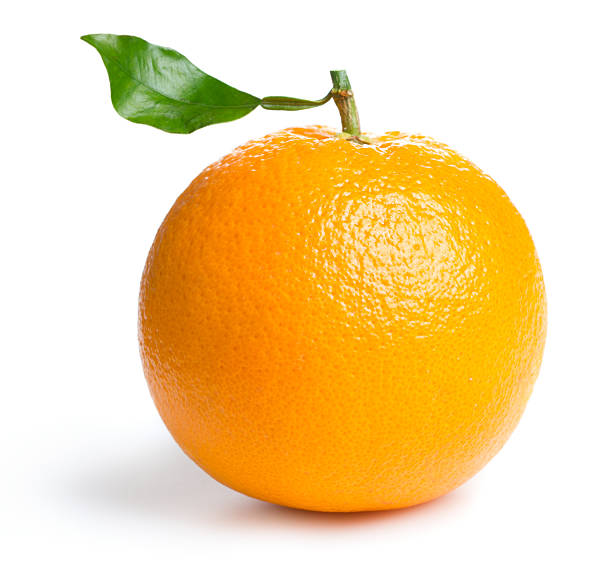
#> input picture Image processing assignments/Assignments - 04/orange-1.jpg, 612 x 563 px
$ jupyter execute Masking.ipynb
#> lines starting #> are read from the running program, lines starting #| are printed output that depends on the picture; after the words box and inside, x2 and y2 are one past the last pixel; in counts of white or black regions, pixels touching at a corner belong together
# HW (mandatory)
1.HW-1: separate the orange from given image (single color)

2.HW-2: why the the black and white mask shows color when plotted?

3.HW-3: build mask(circle) and apply on the given image so that only the orange will be shown.

# Bonus (recommended)

1.Bonus-1: separate the orange with leaf from given image (multi-color)

2.Bonus-2: build mask and apply on the image (use thresholding)

# HW-1: separate the orange from given image (single color)

[cell 1]
# detecting single color
import cv2 as cv
import numpy as np
import matplotlib.pyplot as plt

# Load the input image
input_image_path = 'orange-1.jpg'  # Replace with your image path
image = cv.imread(input_image_path)
#> image is the input picture: shape (563, 612, 3); mean B, G, R 160.9, 215, 244.7

# Convert BGR to HSV
hsv = cv.cvtColor(image, cv.COLOR_BGR2HSV)
#> hsv: shape (563, 612, 3); mean H, S, V 15.4, 91.5, 246.2

# Define range of blue color in HSV
lower_yellow = np.array([15, 100, 100])  # Lower bound for yellow = Hue(20), Saturation(100), Value(100)
upper_yellow = np.array([30, 255, 255])  # Upper bound for yellow

# Threshold the HSV image to get only blue colors. Earlier I was using trishold, now I will use the inRange()
# Create a mask for yellow color
mask = cv.inRange(hsv, lower_yellow, upper_yellow)  # cv.inRange(input_img, lowerb, upperb)
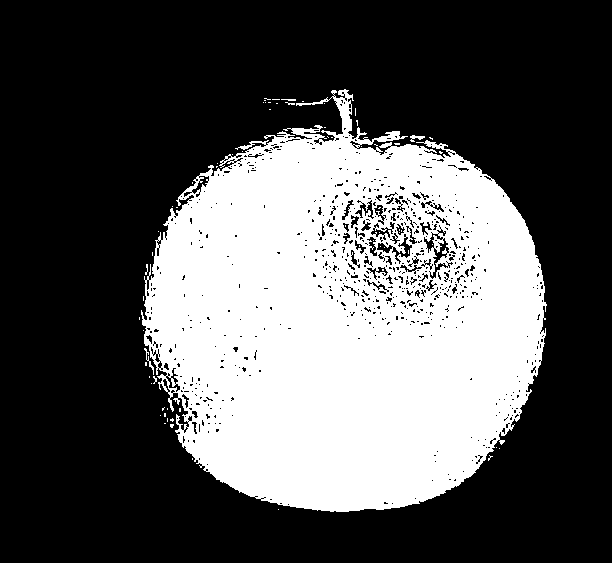
#> mask: shape (563, 612); 34.2% white; 70 white regions (66 under 20 px), largest, box (x1, y1, x2, y2) and area: (141, 89, 547, 512) 117394, (144, 348, 154, 375) 53, (410, 135, 425, 142) 52, (281, 99, 296, 101) 23


image_rgb = cv.cvtColor(image, cv.COLOR_BGR2RGB)

# Display the images using Matplotlib
plt.figure(figsize=(12, 6))

plt.subplot(1, 2, 1)
plt.imshow(image_rgb)
plt.title('Original Image')
plt.axis('off')

plt.subplot(1, 2, 2)
plt.imshow(mask, cmap='gray')
plt.title('Mask')
plt.axis('off')

plt.tight_layout()
plt.show()
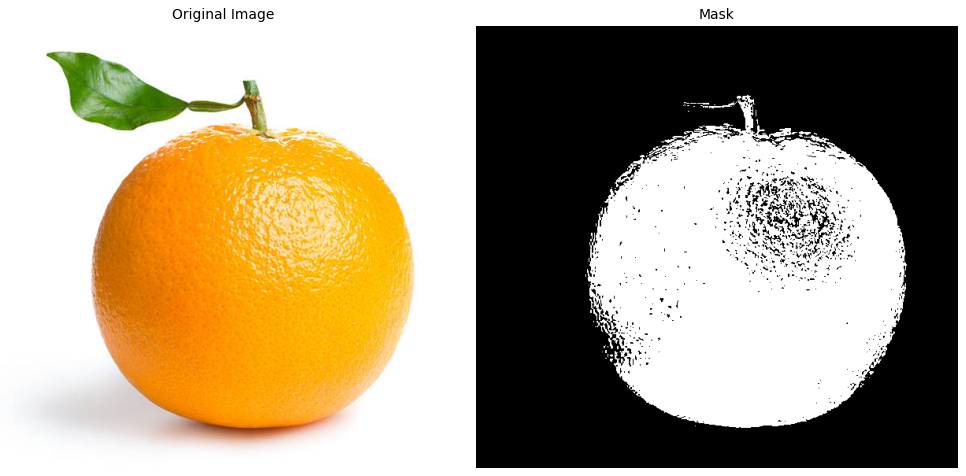
#> figure drawn by matplotlib, 2 panels

# HW-2: why the the black and white mask shows color when plotted?

When we plot an image over a black and white mask, the reason color is shown is that the original image’s colors are applied to the regions where the mask’s pixel value is 1. This process is typically related to the Region of Interest (ROI), where the mask defines which part of the image will be visible and which part will be hidden.

- If the mask's pixel value is 1, the corresponding part of the original image is displayed with its colors.
- If the mask's pixel value is 0, that part is hidden or shown as black.

During the "AND" operation, only the parts where both the image’s pixel values and the mask’s pixel value are 1 will be plotted, resulting in colored sections of the image being displayed, while the parts where the value is 0 will appear black.

# HW-3: build mask(circle) and apply on the given image so that only the orange will be shown.

[cell 2]
import cv2
import numpy as np
import matplotlib.pyplot as plt

# Load the image
input_image_path = 'orange-1.jpg'
image = cv2.imread(input_image_path)

# Get the dimensions of the image (height, width)
height, width, _ = image.shape
#> height = 563; width = 612

# Create a binary mask of the same size as the image, initialized to zeros (black)
mask = np.zeros((height, width), dtype=np.uint8)

# Define the circle center and radius
center = (width // 2, height // 2)
#> center = (306, 281)
radius = min(width, height) // 4
#> radius = 140

# Draw a filled white circle on the mask
cv2.circle(mask, center, radius, (255), thickness=-1)
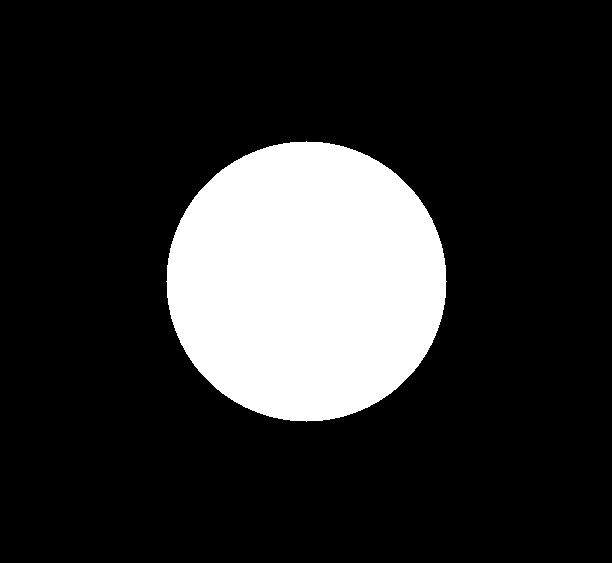
#> mask: shape (563, 612); 17.9% white; 1 white region, box (x1, y1, x2, y2) and area: (166, 141, 447, 422) 61529

# Convert the mask to a 3-channel mask
mask_rgb = cv2.merge([mask, mask, mask])

# Multiply the original image with the mask
result = cv2.bitwise_and(image, mask_rgb)

# Convert the original image and result from BGR to RGB (for proper display with matplotlib)
image_rgb = cv2.cvtColor(image, cv2.COLOR_BGR2RGB)
result_rgb = cv2.cvtColor(result, cv2.COLOR_BGR2RGB)

# Display the images using Matplotlib
plt.figure(figsize=(12, 6))

plt.subplot(1, 2, 1)
plt.imshow(image_rgb)
plt.title('Original Image')
plt.axis('off')

plt.subplot(1, 2, 2)
plt.imshow(result_rgb)
plt.title('Circular Mask')
plt.axis('off')

plt.tight_layout()
plt.show()

# Bonus-1: separate the orange with leaf from given image (multi-color)

[cell 3]
# detecting single color
import cv2 as cv
import numpy as np
import matplotlib.pyplot as plt

# Load the input image
input_image_path = 'orange-1.jpg'  # Replace with your image path
image = cv.imread(input_image_path)

# Convert BGR to HSV
hsv = cv.cvtColor(image, cv.COLOR_BGR2HSV)

# Define range of blue color in HSV
lower_yellow = np.array([15, 100, 100])  # Lower bound for yellow = Hue(20), Saturation(100), Value(100)
upper_yellow = np.array([61, 255, 255])  # Upper bound for yellow

# Threshold the HSV image to get only blue colors. Earlier I was using trishold, now I will use the inRange()
# Create a mask for yellow color
mask = cv.inRange(hsv, lower_yellow, upper_yellow)  # cv.inRange(input_img, lowerb, upperb)
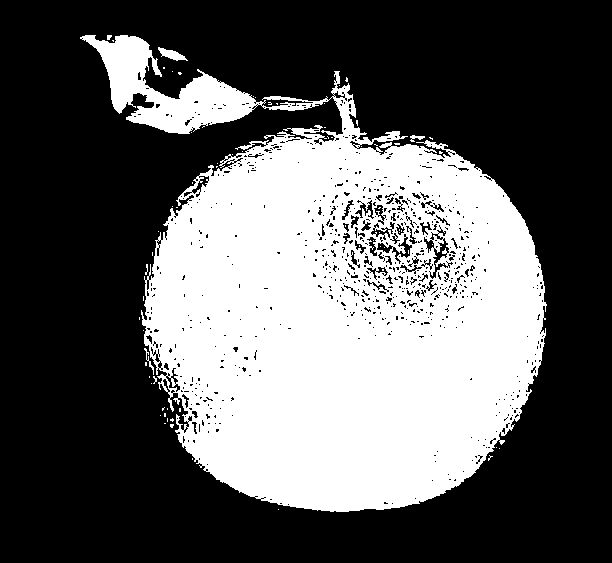
#> mask: shape (563, 612); 36.5% white; 72 white regions (67 under 20 px), largest, box (x1, y1, x2, y2) and area: (80, 35, 547, 512) 125229, (158, 47, 188, 61) 194, (144, 348, 154, 375) 53, (410, 135, 425, 142) 52, (107, 35, 112, 40) 20


image_rgb = cv.cvtColor(image, cv.COLOR_BGR2RGB)

# Display the images using Matplotlib
plt.figure(figsize=(12, 6))

plt.subplot(1, 2, 1)
plt.imshow(image_rgb)
plt.title('Original Image')
plt.axis('off')

plt.subplot(1, 2, 2)
plt.imshow(mask, cmap='gray')
plt.title('Mask with leaf')
plt.axis('off')

plt.tight_layout()
plt.show()

# alternative way

[cell 4]
import cv2
import numpy as np
import matplotlib.pyplot as plt

# Load the image
image = cv2.imread('orange-1.jpg')

# Convert BGR to HSV color space
hsv = cv2.cvtColor(image, cv2.COLOR_BGR2HSV)

# Define color range for orange and leaf
orange_lower = np.array([10, 100, 100])  # Lower bound for orange
orange_upper = np.array([25, 255, 255])  # Upper bound for orange

leaf_lower = np.array([35, 40, 40])      # Lower bound for leaf
leaf_upper = np.array([85, 255, 255])    # Upper bound for leaf

# Create masks for both the orange and leaf
mask_orange = cv2.inRange(hsv, orange_lower, orange_upper)
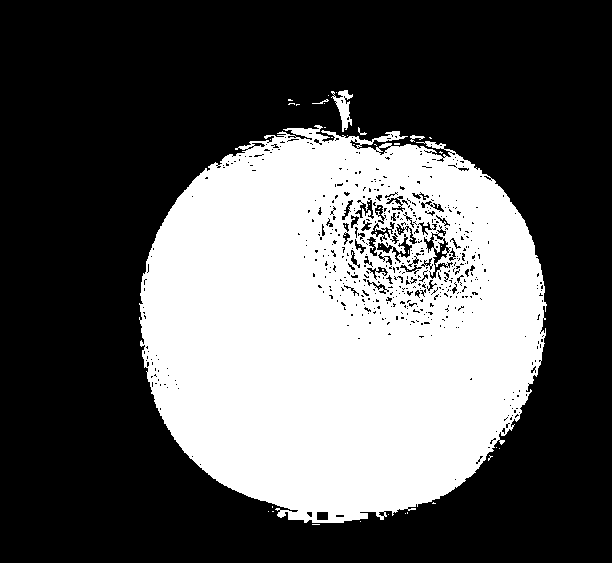
#> mask_orange: shape (563, 612); 35.4% white; 48 white regions (43 under 20 px), largest, box (x1, y1, x2, y2) and area: (139, 125, 547, 523) 121267, (331, 90, 353, 132) 401, (410, 135, 425, 142) 47, (312, 99, 329, 104) 26, (358, 127, 367, 135) 24
mask_leaf = cv2.inRange(hsv, leaf_lower, leaf_upper)
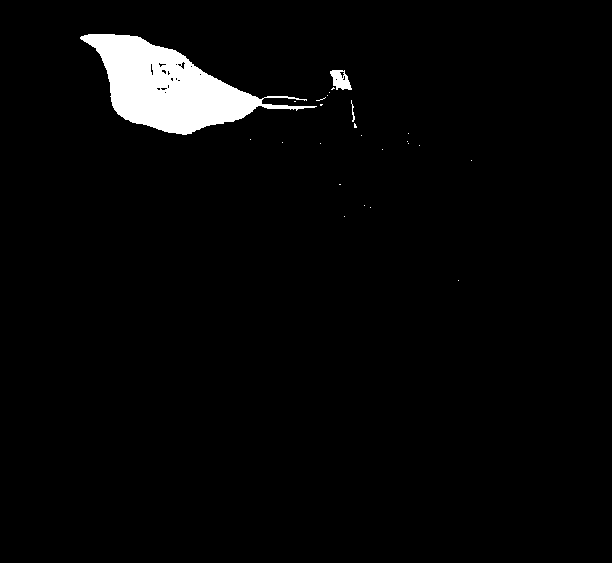
#> mask_leaf: shape (563, 612); 3% white; 25 white regions (22 under 20 px), largest, box (x1, y1, x2, y2) and area: (80, 34, 317, 135) 10092, (330, 70, 352, 90) 283, (351, 100, 355, 122) 33

# Combine the masks (OR operation)
comb_mask = cv2.bitwise_or(mask_orange, mask_leaf)
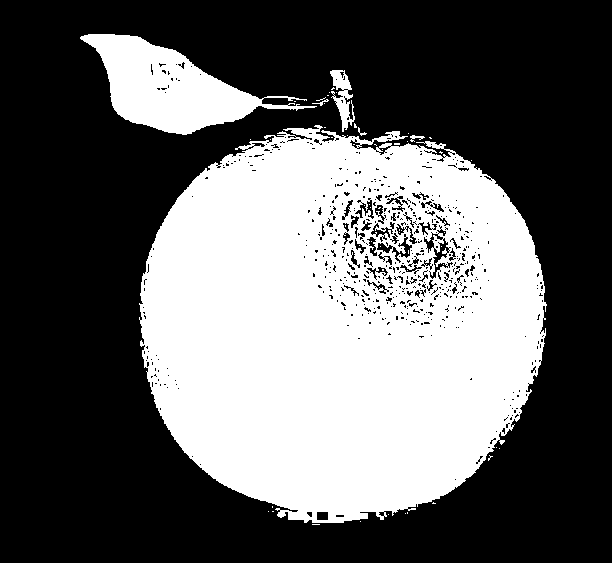
#> comb_mask: shape (563, 612); 38.4% white; 58 white regions (52 under 20 px), largest, box (x1, y1, x2, y2) and area: (139, 125, 547, 523) 121275, (80, 34, 317, 135) 10114, (330, 70, 355, 132) 717, (410, 135, 425, 142) 47, (312, 99, 329, 106) 31, (358, 127, 367, 136) 25

# Mask the original image to extract the object
result = cv2.bitwise_and(image, image, mask=comb_mask)

# Convert images to RGB for display
image_rgb = cv2.cvtColor(image, cv2.COLOR_BGR2RGB)
result_rgb = cv2.cvtColor(result, cv2.COLOR_BGR2RGB)

# Display the images using Matplotlib
plt.figure(figsize=(12, 6))

plt.subplot(1, 2, 1)
plt.imshow(image_rgb)
plt.title('Original Image')
plt.axis('off')

plt.subplot(1, 2, 2)
plt.imshow(result_rgb)
plt.title('Orange with Leaf')
plt.axis('off')

plt.tight_layout()
plt.show()

# Bonus-2: build mask and apply on the image (use thresholding)

[cell 5]
import cv2
import numpy as np
import matplotlib.pyplot as plt

# Load the image
input_image_path = 'orange-1.jpg'
image = cv2.imread(input_image_path)

# Convert to grayscale
gray_image = cv2.cvtColor(image, cv2.COLOR_BGR2GRAY)
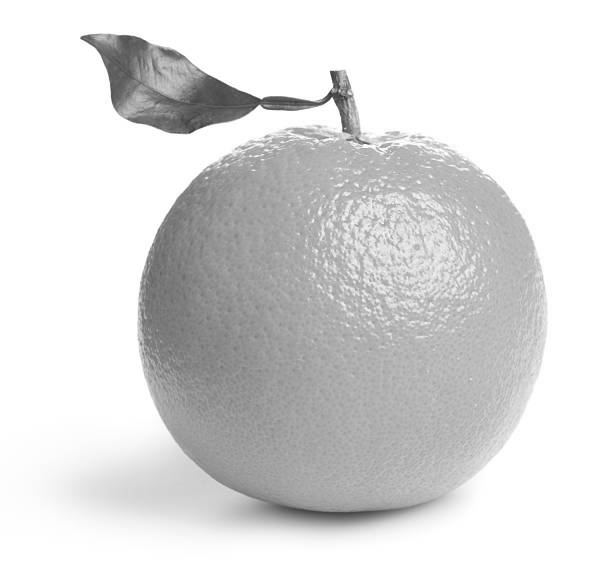
#> gray_image: shape (563, 612); min 52, max 255, mean 217.7

# Apply thresholding
ret, th = cv2.threshold(gray_image, 180, 255, cv2.THRESH_BINARY)
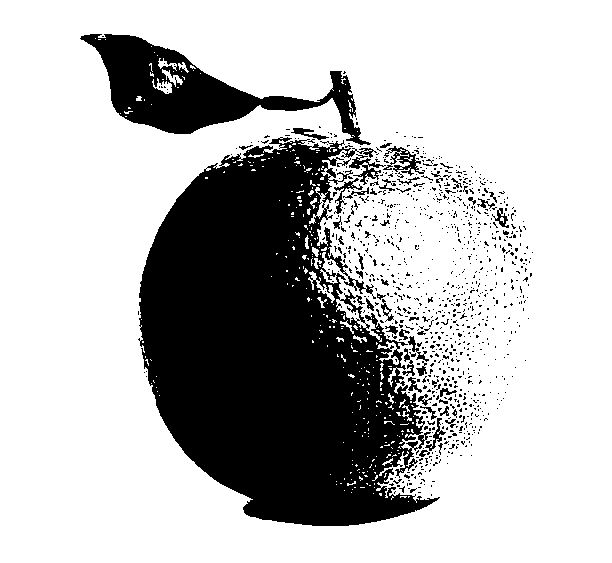
#> th: shape (563, 612); 73.7% white; 989 black regions (934 under 20 px), largest, box (x1, y1, x2, y2) and area: (138, 137, 440, 526) 72615, (80, 34, 371, 145) 11036, (383, 146, 425, 176) 439

# mask create for yellokw
mask_rgb = cv2.merge([mask, mask, mask])

# Apply the mask to the original image using bitwise AND
result = cv2.bitwise_and(image, mask_rgb)
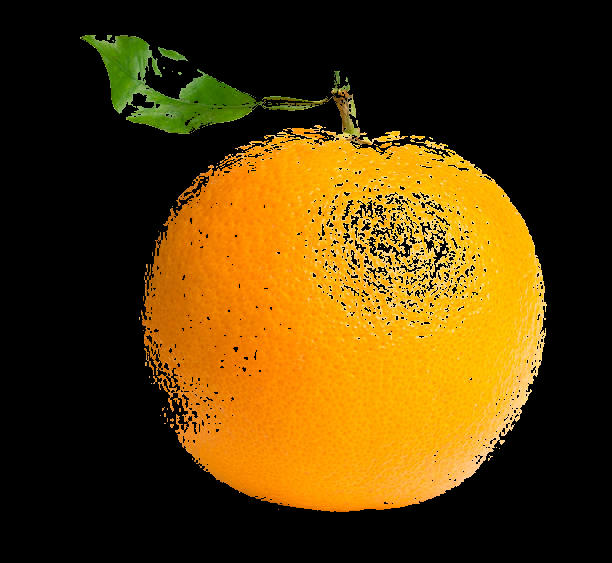
#> result: shape (563, 612, 3); mean B, G, R 7.1, 58.8, 86.2

# Convert the original image and result from BGR to RGB format
image_rgb = cv2.cvtColor(image, cv2.COLOR_BGR2RGB)
result_rgb = cv2.cvtColor(result, cv2.COLOR_BGR2RGB)

# Display the images
plt.figure(figsize=(12, 6))

plt.subplot(1, 3, 1)
plt.imshow(image_rgb)
plt.title('Original Image')
plt.axis('off')

plt.subplot(1, 3, 2)
plt.imshow(th, cmap='gray')
plt.title('Mask Threshold')
plt.axis('off')

plt.subplot(1, 3, 3)
plt.imshow(result_rgb)
plt.title('Mask Applied')
plt.axis('off')

plt.tight_layout()
plt.show()
